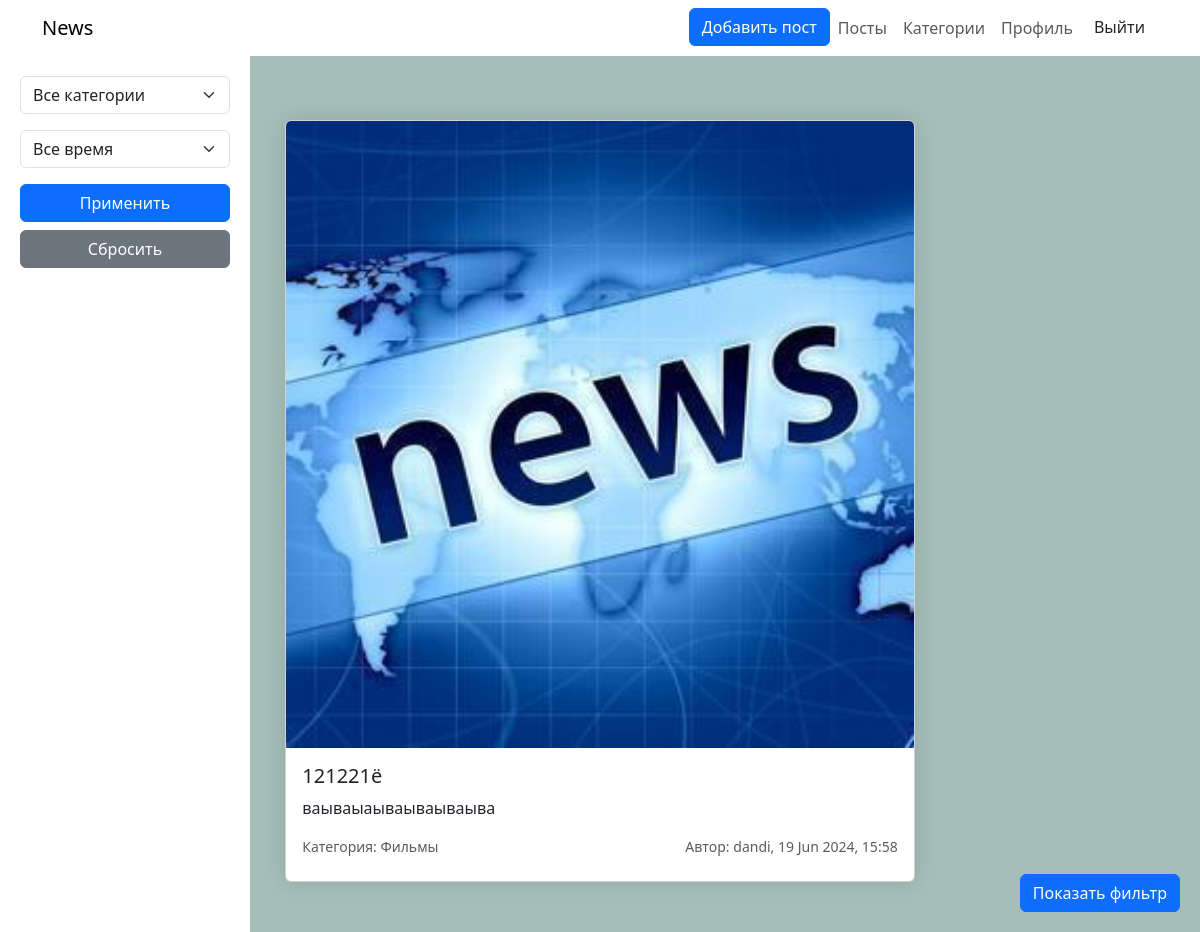
The app's page / (signed in) with its own data.
### news/models.py (models this page shows, shortened)
class Post(models.Model):
    title = models.CharField(max_length=255,null=False)
    imagefile = models.ImageField(upload_to="post_images", default="default_news.jpg")
    description = models.TextField(null=False, blank=False)
    post = models.TextField(null=False, blank=False)
    created_at =  models.DateTimeField(auto_now_add=True)
    category = models.ForeignKey(Category, on_delete=models.PROTECT)
    user = models.ForeignKey(User, on_delete=models.CASCADE)

class Category(models.Model):
    name = models.CharField(max_length=255)

### news/views.py (the view)
# urls.py: path('',home, name='home'),
def home(request):
    queryset = Post.objects.all()
    filter = PostFilter(request.GET, queryset=queryset)
    queryset = filter.qs
    return render(request, "home.html", {'filter': filter, 'title': 'Главная страница'})

### templates/home.html (shortened to what this page needs)
{% extends "base.html" %}
{% load static %}
{% block content %}
<div class="sidebar" id="sidebar">
    <div class="sidebar-brand">Фильтр</div>
    <form method="get" class="filter-form">
        <div class="mb-3">
            <select name="category" id="id_category" , class="form-select">
                <option value="">Все категории</option>
            </select>
        </div>
        <div class="mb-3">
            <select name="ordering" id="id_ordering" class="form-select">
                <option value="">Все время</option>
            </select>
        </div>
        <div class="d-grid gap-2 mb-5">
            <button class="btn btn-primary" type="submit">Применить</button>
            <a class="btn btn-secondary" href="{% url 'home' %}">Сбросить</a>
        </div>
    </form>
</div>
<div class="row justify-content-center">
    <div class="col-md-10">
        {% if filter.qs %}
        {% for post in filter.qs %}
        <a href="{% url 'post' post.id %}" style="text-decoration: none;color: #666;">
            <div class="card news-card">
                <img src="{{post.imagefile.url}}" class="card-img-top" alt="...">
                <div class="card-body">
                    <h5 class="card-title">{{post.title}}</h5>
                    <p class="card-text">{{post.description}}</p>
                    <p class="card-text d-flex mb-2">
                        <small class="text-muted">Категория: {{post.category.name}}</small>
                        <small class="ms-auto text-muted">
                            Автор: {{post.user}}, {{post.created_at|date:"d M Y, H:i"}}
                        </small>
                    </p>
                </div>
            </div>
        </a>
        {% endfor %}
        {% else %}
        <div class="card news-card">
            <h4 class="text-center"> Посты не найдены! </h4>
        </div>
        {% endif %}
    </div>
</div>
<button class="btn btn-primary filter-btn" id="filterButton">Показать фильтр</button>
{% endblock content %}

### static/css/style.css (style rules this page uses)
:root { --color-primary: #ee394c; --color-secondary: #86b7fe; --color-light: #f2f2f2; --color-gray: #ced4da; --color-dark: #212121; --color-white: #ffffff; --color-error: #e2442f; --color-warning: #ffc900; --color-info: #02a2b9; --color-success: #1ba345; --color-input: #00d1b2; --border-radius: 5px; }
body { background-color: #a4bdb7 !important; color: #000; }
.sidebar { z-index: 1; position: fixed; bottom: 0; left: 0; width: 100%; background-color: #fff; padding: 20px; display: none; }
.sidebar-brand { font-size: 24px; font-weight: bold; margin-bottom: 20px; }
.news-card { background-color: #f3f3f3; margin-bottom: 30px; border: none; border-radius: 15px; box-shadow: 0 0 20px rgba(0,0,0,0.1); }
@media (min-width: 1200px) { .sidebar { position: fixed; top: 0; left: 0; bottom: 0; width: 250px; display: block; } }
@media (min-width: 1200px) { .filter-btn { display: none; } }
@media (max-width: 1200px) { .filter-btn { display: block; position: fixed; bottom: 20px; right: 20px; z-index: 999; } }

### records on screen
Post: imagefile (placeholder picture), title "121221ё", description "ваываыаываываываыва", category.name "Фильмы", user "dandi", created_at "19 Jun 2024, 15:58"
